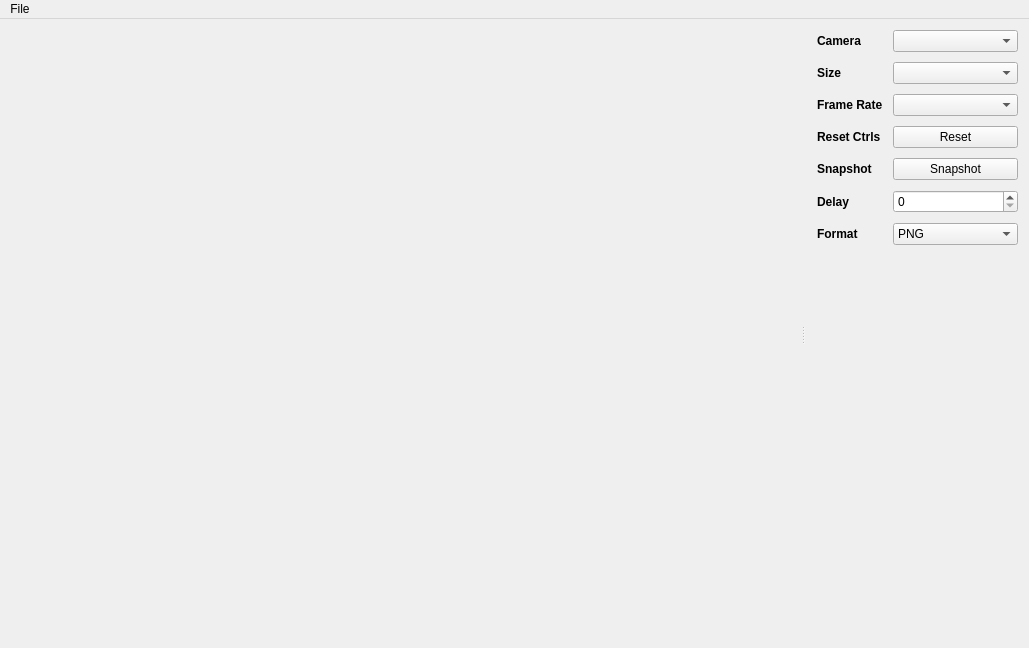
<?xml version="1.0" encoding="UTF-8"?>
<ui version="4.0">
 <class>VcapQt</class>
 <widget class="QMainWindow" name="VcapQt">
  <property name="geometry">
   <rect>
    <x>0</x>
    <y>0</y>
    <width>1029</width>
    <height>648</height>
   </rect>
  </property>
  <property name="windowTitle">
   <string>CameraDemo</string>
  </property>
  <widget class="QWidget" name="centralWidget">
   <layout class="QHBoxLayout" name="horizontalLayout">
    <property name="leftMargin">
     <number>0</number>
    </property>
    <property name="topMargin">
     <number>0</number>
    </property>
    <property name="rightMargin">
     <number>0</number>
    </property>
    <property name="bottomMargin">
     <number>0</number>
    </property>
    <item>
     <widget class="QSplitter" name="splitter">
      <property name="styleSheet">
       <string notr="true"/>
      </property>
      <property name="orientation">
       <enum>Qt::Horizontal</enum>
      </property>
      <property name="handleWidth">
       <number>6</number>
      </property>
      <widget class="QLabel" name="videoImage">
       <property name="sizePolicy">
        <sizepolicy hsizetype="Expanding" vsizetype="Expanding">
         <horstretch>0</horstretch>
         <verstretch>0</verstretch>
        </sizepolicy>
       </property>
       <property name="minimumSize">
        <size>
         <width>640</width>
         <height>480</height>
        </size>
       </property>
       <property name="baseSize">
        <size>
         <width>0</width>
         <height>0</height>
        </size>
       </property>
       <property name="styleSheet">
        <string notr="true"/>
       </property>
       <property name="text">
        <string/>
       </property>
       <property name="scaledContents">
        <bool>true</bool>
       </property>
      </widget>
      <widget class="QWidget" name="layoutWidget">
       <layout class="QVBoxLayout" name="controlsLayout">
        <property name="spacing">
         <number>0</number>
        </property>
        <item>
         <layout class="QFormLayout" name="controlsForm">
          <property name="fieldGrowthPolicy">
           <enum>QFormLayout::AllNonFixedFieldsGrow</enum>
          </property>
          <property name="formAlignment">
           <set>Qt::AlignLeading|Qt::AlignLeft|Qt::AlignVCenter</set>
          </property>
          <property name="horizontalSpacing">
           <number>10</number>
          </property>
          <property name="verticalSpacing">
           <number>10</number>
          </property>
          <item row="0" column="0">
           <widget class="QLabel" name="cameraLabel">
            <property name="styleSheet">
             <string notr="true">font-weight: bold;</string>
            </property>
            <property name="text">
             <string>Camera</string>
            </property>
           </widget>
          </item>
          <item row="0" column="1">
           <widget class="QComboBox" name="cameraComboBox"/>
          </item>
          <item row="1" column="0">
           <widget class="QLabel" name="sizeLabel">
            <property name="styleSheet">
             <string notr="true">font-weight:bold;</string>
            </property>
            <property name="text">
             <string>Size</string>
            </property>
           </widget>
          </item>
          <item row="1" column="1">
           <widget class="QComboBox" name="sizeComboBox"/>
          </item>
          <item row="2" column="0">
           <widget class="QLabel" name="frameRateLabel">
            <property name="styleSheet">
             <string notr="true">font-weight:bold;</string>
            </property>
            <property name="text">
             <string>Frame Rate</string>
            </property>
           </widget>
          </item>
          <item row="2" column="1">
           <widget class="QComboBox" name="frameRateComboBox"/>
          </item>
          <item row="3" column="0">
           <widget class="QLabel" name="resetLabel">
            <property name="font">
             <font>
              <weight>75</weight>
              <bold>true</bold>
             </font>
            </property>
            <property name="text">
             <string>Reset Ctrls</string>
            </property>
           </widget>
          </item>
          <item row="3" column="1">
           <widget class="QPushButton" name="resetButton">
            <property name="text">
             <string>Reset</string>
            </property>
           </widget>
          </item>
          <item row="4" column="0">
           <widget class="QLabel" name="snapshotLabel">
            <property name="font">
             <font>
              <weight>75</weight>
              <bold>true</bold>
             </font>
            </property>
            <property name="text">
             <string>Snapshot</string>
            </property>
           </widget>
          </item>
          <item row="4" column="1">
           <widget class="QPushButton" name="snapshotButton">
            <property name="text">
             <string>Snapshot</string>
            </property>
           </widget>
          </item>
          <item row="5" column="0">
           <widget class="QLabel" name="delayLabel">
            <property name="font">
             <font>
              <weight>75</weight>
              <bold>true</bold>
             </font>
            </property>
            <property name="text">
             <string>Delay</string>
            </property>
           </widget>
          </item>
          <item row="5" column="1">
           <widget class="QSpinBox" name="delaySpinBox"/>
          </item>
          <item row="6" column="0">
           <widget class="QLabel" name="formatLabel">
            <property name="font">
             <font>
              <weight>75</weight>
              <bold>true</bold>
             </font>
            </property>
            <property name="text">
             <string>Format</string>
            </property>
           </widget>
          </item>
          <item row="6" column="1">
           <widget class="QComboBox" name="formatComboBox">
            <item>
             <property name="text">
              <string>PNG</string>
             </property>
            </item>
            <item>
             <property name="text">
              <string>JPEG</string>
             </property>
            </item>
           </widget>
          </item>
         </layout>
        </item>
        <item>
         <spacer name="verticalSpacer">
          <property name="orientation">
           <enum>Qt::Vertical</enum>
          </property>
          <property name="sizeHint" stdset="0">
           <size>
            <width>20</width>
            <height>40</height>
           </size>
          </property>
         </spacer>
        </item>
       </layout>
      </widget>
     </widget>
    </item>
   </layout>
  </widget>
  <widget class="QMenuBar" name="menuBar">
   <property name="geometry">
    <rect>
     <x>0</x>
     <y>0</y>
     <width>1029</width>
     <height>22</height>
    </rect>
   </property>
   <widget class="QMenu" name="menuFile">
    <property name="title">
     <string>File</string>
    </property>
    <addaction name="actionStart_Capture"/>
    <addaction name="actionStop_Capture"/>
    <addaction name="separator"/>
    <addaction name="actionImportSettings"/>
    <addaction name="actionExportSettings"/>
    <addaction name="separator"/>
    <addaction name="actionExit"/>
   </widget>
   <addaction name="menuFile"/>
  </widget>
  <action name="actionStart_Capture">
   <property name="text">
    <string>Start Capture</string>
   </property>
  </action>
  <action name="actionStop_Capture">
   <property name="text">
    <string>Stop Capture</string>
   </property>
  </action>
  <action name="actionExit">
   <property name="text">
    <string>Exit</string>
   </property>
  </action>
  <action name="actionImportSettings">
   <property name="text">
    <string>Import Settings</string>
   </property>
  </action>
  <action name="actionExportSettings">
   <property name="text">
    <string>Export Settings</string>
   </property>
  </action>
 </widget>
 <layoutdefault spacing="6" margin="11"/>
 <resources/>
 <connections/>
</ui>
